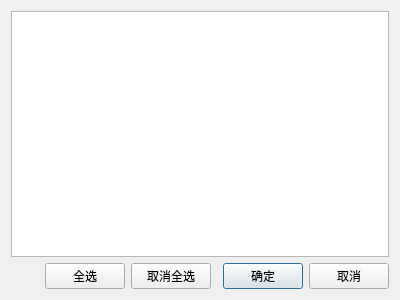
<?xml version="1.0" encoding="UTF-8"?>
<ui version="4.0">
 <class>CVariantDialog</class>
 <widget class="QDialog" name="CVariantDialog">
  <property name="geometry">
   <rect>
    <x>0</x>
    <y>0</y>
    <width>400</width>
    <height>300</height>
   </rect>
  </property>
  <property name="windowTitle">
   <string>选取字段</string>
  </property>
  <layout class="QGridLayout" name="gridLayout">
   <item row="1" column="4">
    <widget class="QPushButton" name="okButton">
     <property name="text">
      <string>确定</string>
     </property>
     <property name="default">
      <bool>true</bool>
     </property>
    </widget>
   </item>
   <item row="1" column="0">
    <spacer name="horizontalSpacer">
     <property name="orientation">
      <enum>Qt::Horizontal</enum>
     </property>
     <property name="sizeHint" stdset="0">
      <size>
       <width>40</width>
       <height>20</height>
      </size>
     </property>
    </spacer>
   </item>
   <item row="0" column="0" colspan="6">
    <widget class="QListWidget" name="listWidget">
     <property name="editTriggers">
      <set>QAbstractItemView::NoEditTriggers</set>
     </property>
     <property name="selectionBehavior">
      <enum>QAbstractItemView::SelectRows</enum>
     </property>
    </widget>
   </item>
   <item row="1" column="5">
    <widget class="QPushButton" name="cancelButton">
     <property name="text">
      <string>取消</string>
     </property>
     <property name="default">
      <bool>false</bool>
     </property>
    </widget>
   </item>
   <item row="1" column="2">
    <widget class="QPushButton" name="uncheckedButton">
     <property name="text">
      <string>取消全选</string>
     </property>
    </widget>
   </item>
   <item row="1" column="1">
    <widget class="QPushButton" name="checkAllButton">
     <property name="text">
      <string>全选</string>
     </property>
    </widget>
   </item>
  </layout>
 </widget>
 <resources/>
 <connections>
  <connection>
   <sender>cancelButton</sender>
   <signal>clicked()</signal>
   <receiver>CVariantDialog</receiver>
   <slot>reject()</slot>
   <hints>
    <hint type="sourcelabel">
     <x>274</x>
     <y>279</y>
    </hint>
    <hint type="destinationlabel">
     <x>141</x>
     <y>268</y>
    </hint>
   </hints>
  </connection>
  <connection>
   <sender>okButton</sender>
   <signal>clicked()</signal>
   <receiver>CVariantDialog</receiver>
   <slot>accept()</slot>
   <hints>
    <hint type="sourcelabel">
     <x>363</x>
     <y>272</y>
    </hint>
    <hint type="destinationlabel">
     <x>394</x>
     <y>275</y>
    </hint>
   </hints>
  </connection>
 </connections>
</ui>
